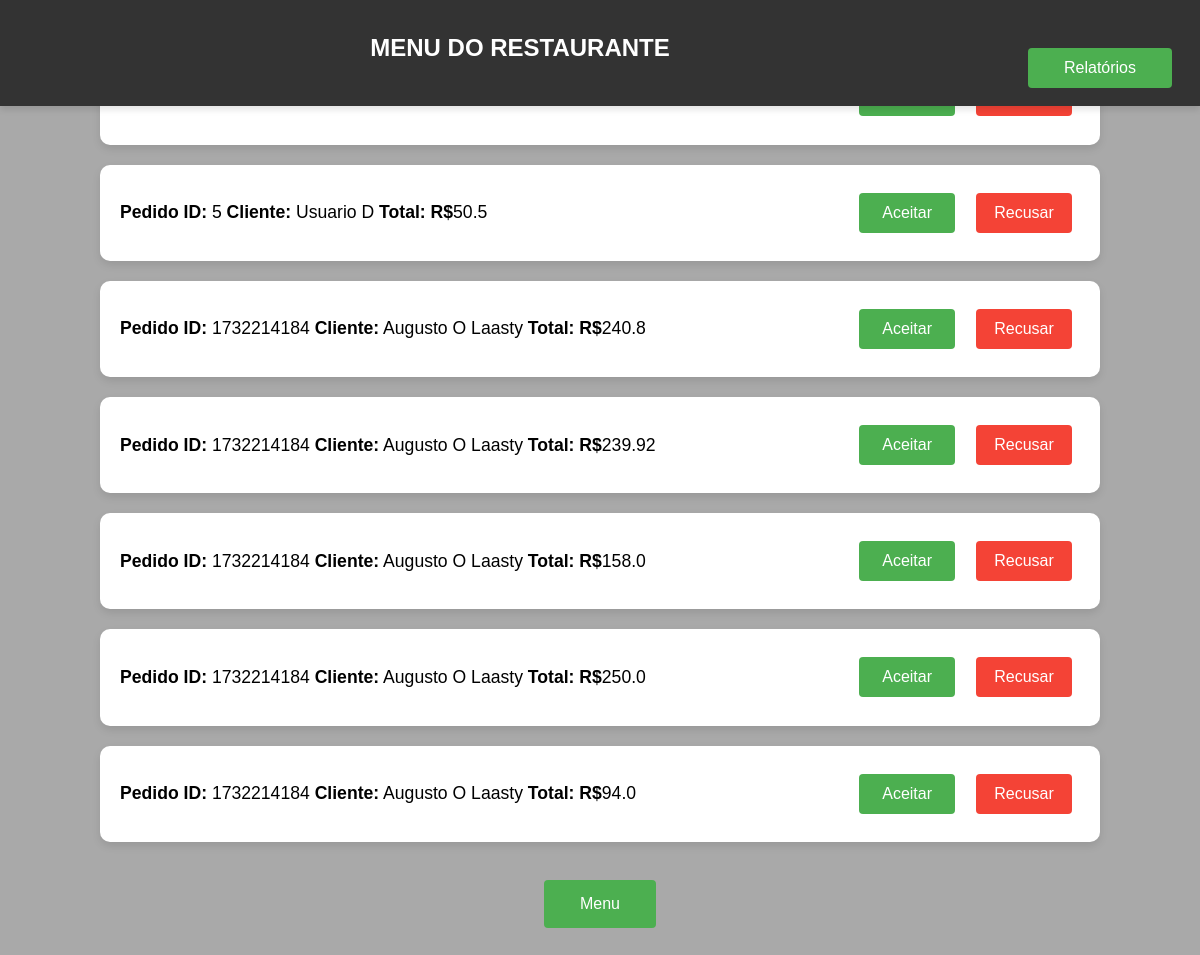
The app's page /pedidos (signed in) with its own data.
### tables this page shows
CREATE TABLE pedido (
                        id INTEGER PRIMARY KEY AUTOINCREMENT,
                        usuario TEXT NOT NULL,
                        id_restaurante INTEGER NOT NULL,
                        id_produto INTEGER NOT NULL,
                        quantidade INTEGER NOT NULL,
                        preco INTEGER NOT NULL,
                        total FLOAT NOT NULL,
                        id_pedido INTEGER NOT NULL,
                        status TEXT DEFAULT 'criado',
                        FOREIGN KEY (usuario) REFERENCES usuario(nome),
                        FOREIGN KEY (id_restaurante) REFERENCES restaurante(id),
                        FOREIGN KEY (id_produto) REFERENCES produto(id)
                    );

### flaskServer.py (the view)
@flask_app.route('/pedidos')
def pedidos():
    restaurante = Singleton().get_current_restaurant_flask()
    admin = Singleton().get_current_admin()
    if restaurante:
        products = my_db.get_pedidos(restaurante.pk)
        return render_template('pedidos.html', pedidos=products, is_admin=False, logged_in=True)
    elif admin:
        return render_template('pedidos.html', pedidos=[], is_admin=True, logged_in=True)
    else:
        return render_template('pedidos.html', pedidos=[], is_admin=False, logged_in=False)

### database/db.py (called while the page is built)
    def get_pedidos(self, id_restaurante):
        cur = self.connection.cursor()
        cur.execute('''
                SELECT id, usuario, id_produto, quantidade, preco, total, id_pedido, status
                FROM pedido WHERE id_restaurante = ?
                ''', (id_restaurante,))
        record = cur.fetchall()
        pedidos = []
        for item in record:
            pedido = Pedido(pk=item[0], usuario=item[1], id_produto=item[2], quantidade=item[3], preco=item[4],
                            total=item[5], id_pedido=item[6], status=item[7], id_restaurante=id_restaurante)
            pedidos.append(pedido)
        return pedidos

### utils/singleton.py (called while the page is built, shortened)
    def __new__(cls):
        return cls._instance

    def get_current_restaurant_flask(self):
        return self.current_restaurant_flask

    def get_current_admin(self):
        return self.current_admin

### templates/pedidos.html (shortened to what this page needs)
<!DOCTYPE html>
<html lang="pt-br">
<head>
    <link rel="stylesheet" href="{{ url_for('static', filename='css/pedidos.css') }}"/>
</head>
<body>
    {% if not logged_in %}
     <div class="login-container">
        <h2 class="title">Você não está logado</h2>
        <a href="{{ url_for('index') }}" class="link-index">
            <button class="index-button"> Menu </button>
        </a>
     </div>
    {% else %}
        <div class="appbar">
            <div class="appbar-title">
                <p>Menu do Restaurante</p>
            </div>
            <a href="{{ url_for('relatorios_restaurante') }}" class="link-relatorios_restaurante">
                <button class="relatorios-button">Relatórios</button>
            </a>
        </div>
        <div class="container">
            <ul class="pedido-lista">
                {% for pedido in pedidos %}
                <li class="pedido-item">
                    <div class="pedido-actions">
                        <p>
                            <strong>Pedido ID:</strong> {{ pedido.id_pedido }}
                            <strong>Cliente:</strong> {{ pedido.usuario }}
                            <strong>Total: R$</strong>{{ pedido.total }}
                        </p>
                        <div>
                            <button class="accept-button">Aceitar</button>
                            <button class="reject-button">Recusar</button>
                        </div>
                    </div>
                </li>
                {% endfor %}
            </ul>
            <a href="{{ url_for('index') }}" class="link-index">
                <button class="index-button"> Menu </button>
            </a>
     </div>
    {% endif %}
</body>
</html>

### static/css/pedidos.css (style rules this page uses)
body { font-family: Arial, sans-serif; background-color: darkgray; display: flex; justify-content: center; align-items: center; height: 100vh; margin: 0; overflow-y: auto; }
.appbar { width: 100%; background-color: #333; padding: 10px 20px; display: flex; justify-content: flex-end; box-shadow: 0 4px 6px rgba(0, 0, 0, 0.1); position: fixed; top: 0; left: 0; z-index: 1000; box-sizing: border-box; }
.appbar-title { flex-grow: 1; text-align: center; color: white; font-size: 1.5rem; font-weight: bold; text-transform: uppercase; }
.container { display: flex; justify-content: center; align-items: center; flex-direction: column; margin: 2rem; margin-top: 100px; padding: 1.5rem; }
.pedido-lista { margin: 0; padding: 0; list-style: none; display: flex; flex-direction: column; gap: 20px; }
.pedido-item { background-color: #ffffff; border-radius: 10px; box-shadow: 0 4px 8px rgba(0, 0, 0, 0.1); padding: 20px; width: 80vw; text-align: left; font-size: 1.1rem; transition: transform 0.2s ease, box-shadow 0.2s ease; }
.pedido-actions { display: flex; gap: 10px; justify-content: space-between; }
.accept-button, .reject-button { width: 6rem; height: 2.5rem; padding: 0.5rem; margin: 0.5rem; background-color: #4CAF50; color: white; border: none; border-radius: 4px; font-size: 1rem; cursor: pointer; }
.reject-button { background-color: #f44336; }
a { margin-top: 30px; color: #007BFF; text-decoration: none; }
.index-button { width: 7rem; height: 3rem; padding: 0.8rem; margin: 0.5rem; background-color: #4CAF50; color: white; border: none; border-radius: 4px; font-size: 1rem; cursor: pointer; }
.relatorios-button { width: 9rem; height: 2.5rem; padding: 0.5rem; margin: 0.5rem; background-color: #4CAF50; color: white; border: none; border-radius: 4px; font-size: 1rem; cursor: pointer; }

### records on screen
pedido: id_pedido "5", usuario "Usuario D", total "50.5"
pedido: id_pedido "1732214184", usuario "Augusto O Laasty", total "240.8"
pedido: id_pedido "1732214184", usuario "Augusto O Laasty", total "239.92"
pedido: id_pedido "1732214184", usuario "Augusto O Laasty", total "158.0"
pedido: id_pedido "1732214184", usuario "Augusto O Laasty", total "250.0"
pedido: id_pedido "1732214184", usuario "Augusto O Laasty", total "94.0"
